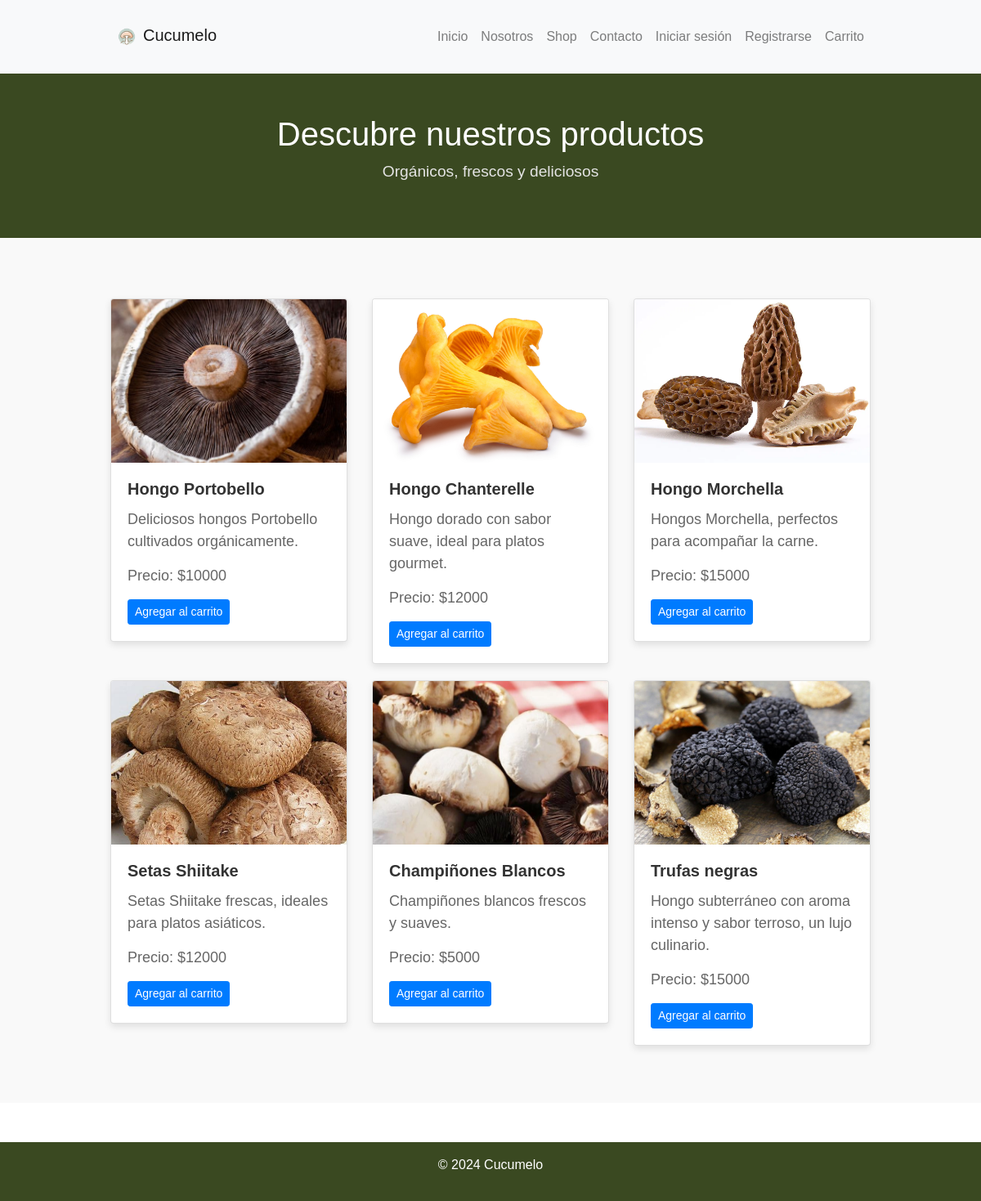
The app's page /shop/ with its own data.
### app/models.py (models this page shows, shortened)
class Producto (models.Model):
    nombre = models.CharField(max_length=50)
    precio = models.IntegerField()
    descripcion = models.TextField(max_length=100)
    imagen = models.ImageField(upload_to="productos", null=True)
    stock = models.IntegerField(default=0)
    proveedor = models.ForeignKey(Proveedor, on_delete=models.PROTECT)

### app/views.py (the view)
# urls.py: path('shop/', shop, name="shop"),
def shop (request):
    productos = Producto.objects.all()
    data = {
        'productos': productos
    }
    return render (request, 'app/shop.html', data)

### app/templates/app/shop.html
{% extends 'app/base.html' %} {% load static %} {%block css%}
<link rel="stylesheet" href="{% static 'app/css/shop.css'%}">
{%endblock%}{% block contenido %} {% load humanize %}
<header>
  <div class="container text-center">
    <h1>Descubre nuestros productos</h1>
    <p>Orgánicos, frescos y deliciosos</p>
  </div>
</header>
<section id="shop" class="shop">
  <div class="container">
    <div class="row mt-4">
      {% for p in productos %}
      <div class="col-md-4">
        <div class="card">
          <img
            src="{{ p.imagen.url }}"
            class="card-img-top"
            alt="{{ p.nombre }}"
          />
          <div class="card-body">
            <h5 class="card-title">{{ p.nombre }}</h5>
            <p class="card-text">{{ p.descripcion }}</p>
            <p class="card-text">Precio: ${{ p.precio }}</p>
            <button class="btn btn-primary btn-sm"
            onclick="agregarAlCarrito('{{ p.nombre }}', '{{ p.precio }}', '{{ p.imagen.url }}')">Agregar
            al
            carrito</button>
          </div>
        </div>
      </div>
      {% endfor %}
    </div>
  </div>
</section>
{% endblock %}

### app/templates/app/base.html (shortened to what this page needs)
<!DOCTYPE html>
<html lang="es">
  <head>
    {% load static %}
    <link
      href="https://stackpath.bootstrapcdn.com/bootstrap/4.5.2/css/bootstrap.min.css"
      rel="stylesheet"
    />
    {% block css %} {% endblock %}
    <link rel="stylesheet" href="{% static 'app/css/style.css' %}" />
</head>
  </head>
  <body>
    <nav class="navbar navbar-expand-lg navbar-light bg-light">
      <div class="container">
        <a class="navbar-brand" href="{% url 'home' %}">
          <img src="{% static 'app/img/logosinfondo.png' %}" alt="Logo" height="50" />Cucumelo
        </a>
        <div class="collapse navbar-collapse" id="navbarNav">
          <ul class="navbar-nav ml-auto">
            <li class="nav-item">
              <a class="nav-link" href="{% url 'home' %}">Inicio</a>
            </li>
            <li class="nav-item">
              <a class="nav-link" href="{% url 'somos' %}">Nosotros</a>
            </li>
            <li class="nav-item">
              <a class="nav-link" href="{% url 'shop' %}">Shop</a>
            </li>
            <li class="nav-item">
              <a class="nav-link" href="{% url 'contacto' %}">Contacto</a>
            </li>
            <li class="nav-item">
            {% if user.is_authenticated %}
            <li class="nav-item">
              <a class="nav-link" href="{% url 'agregar_producto' %}">Agregar producto</a>
            </li>
            <li class="nav-item">
              <a class="nav-link" href="{% url 'listar_productos' %}">Listado productos</a>
            </li>
            <li class="nav-item">
              <form action="{% url 'logout' %}" method="post">
                {% csrf_token %}
                <button type="submit" class="btn btn-link nav-link">Cerrar sesión</button>
              </form>
            </li>
            <li class="nav-item">
              <a class="nav-link" href="#">{{ user.username }}</a>
            </li>
            {% else %}
            <li class="nav-item">
              <a class="nav-link" href="{% url 'login' %}">Iniciar sesión</a>
            </li>
            <li class="nav-item">
              <a class="nav-link" href="{% url 'registro' %}">Registrarse</a>
            </li>
            {% endif %}
            <ul class="navbar-nav">
              <li class="nav-item">
                  <a class="nav-link" href="#" id="abrirCarrito"> Carrito</a>
              </li>
          </ul>
          </ul>
        </div>
      </div>
    </nav>
    <div id="contenido">{% block contenido %} {% endblock %}</div>
    <footer class="text-center mt-5 py-3">
      <p>&copy; 2024 Cucumelo</p>
    </footer>
  </body>
</html>

### app/Static/App/css/shop.css (style rules this page uses)
body { font-family: Arial, sans-serif; margin: 0; padding: 0; }
.container { width: 80%; margin: 0 auto; }
.navbar { padding: 20px 0; }
.navbar-brand img { height: 40px; }
.navbar-nav .nav-link { padding: 0.5rem 1rem; }
header { text-align: center; padding: 50px 0; background-color: #3a4921; ; }
header h1 { font-size: 2.5rem; color: #ffffff; }
header p { font-size: 1.2rem; color: #e4e4e4; }
.card-img-top { height: 300px; object-fit: cover; }
#shop { background-color: #f9f9f9; padding: 50px 0; }
.card { margin-bottom: 30px; box-shadow: 0 4px 8px rgba(0, 0, 0, 0.1); transition: box-shadow 0.3s ease; }
.card-title { font-size: 24px; font-weight: bold; color: #333; }
.card-text { font-size: 18px; color: #666; }
.btn-primary { background-color: #007bff; border-color: #007bff; }
footer { background-color: #3a4921; color: #ffffff; }

### app/Static/App/css/style.css (style rules this page uses)
body { font-family: Arial, sans-serif; margin: 0; padding: 0; }
.navbar { padding: 20px 0; background-color: #556B2F; }
.navbar-brand img { height: 40px; }
.navbar-nav .nav-link { padding: 0.5rem 1rem; }
.container { width: 80%; margin: 0 auto; }
.shop { padding: 50px 0; }
.card { margin-bottom: 20px; box-shadow: 0 4px 8px rgba(0, 0, 0, 0.1); transition: box-shadow 0.3s ease-in-out; }
.card-img-top { height: 200px; object-fit: cover; }
.card-title { font-size: 1.25rem; font-weight: bold; }
.card-text { margin-bottom: 15px; }
.btn-primary { background-color: #007bff; border-color: #007bff; }
footer { background-color: #3a4921; color: #ffffff; }

### records on screen
Producto: imagen (picture), nombre "Hongo Portobello", descripcion "Deliciosos hongos Portobello cultivados orgánicamente.", precio "10000"
Producto: imagen (picture), nombre "Hongo Chanterelle", descripcion "Hongo dorado con sabor suave, ideal para platos gourmet.", precio "12000"
Producto: imagen (picture), nombre "Hongo Morchella", descripcion "Hongos Morchella, perfectos para acompañar la carne.", precio "15000"
Producto: imagen (picture), nombre "Setas Shiitake", descripcion "Setas Shiitake frescas, ideales para platos asiáticos.", precio "12000"
Producto: imagen (picture), nombre "Champiñones Blancos", descripcion "Champiñones blancos frescos y suaves.", precio "5000"
Producto: imagen (picture), nombre "Trufas negras", descripcion "Hongo subterráneo con aroma intenso y sabor terroso, un lujo culinario.", precio "15000"
